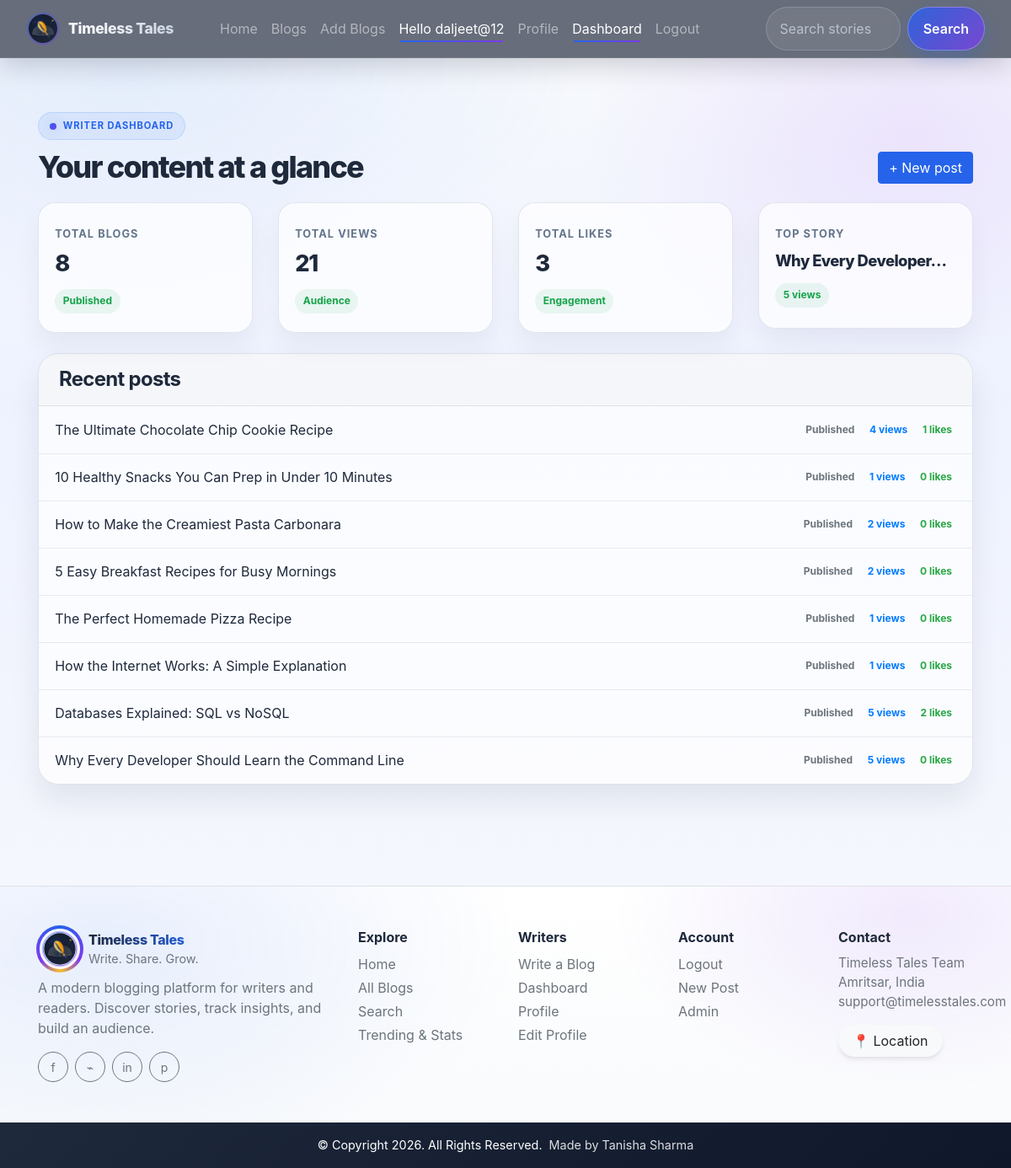
/dashboard/ (signed in), run on the app's committed database.
### home/models.py (models this page shows, shortened)
class BlogPost(models.Model):
    STATUS_CHOICES = [
        ('draft', 'Draft'),
        ('published', 'Published'),
    ]
    title = models.CharField(max_length=255)
    author = models.ForeignKey(User, on_delete=models.CASCADE)
    slug = models.CharField(max_length=130)
    content = models.TextField()
    image = models.ImageField(upload_to="profile_pics", blank=True, null=True)
    dateTime = models.DateTimeField(auto_now_add=True)
    views = models.PositiveIntegerField(default=0)
    likes = models.PositiveIntegerField(default=0)
    status = models.CharField(max_length=10, choices=STATUS_CHOICES, default='draft')
    category = models.ForeignKey(Category, on_delete=models.SET_NULL, null=True, blank=True)
    tags = models.ManyToManyField(Tag, blank=True)

### home/views.py (the view)
# urls.py: path("dashboard/", views.writer_dashboard, name="writer_dashboard"),
@login_required(login_url='/login')
def writer_dashboard(request):
    my_posts = BlogPost.objects.filter(author=request.user)
    total_blogs = my_posts.count()
    stats = my_posts.aggregate(
        total_views=Sum('views'),
        total_likes=Sum('likes')
    )
    total_views = stats['total_views'] or 0
    total_likes = stats['total_likes'] or 0
    most_viewed = my_posts.order_by('-views').first()
    return render(request, "writer_dashboard.html", {
        'total_blogs': total_blogs,
        'total_views': total_views,
        'total_likes': total_likes,
        'most_viewed': most_viewed,
        'my_posts': my_posts.order_by('-dateTime')[:10],
    })

### home/templates/writer_dashboard.html (shortened to what this page needs)
{% extends 'base.html' %}
{% block dashboardactive %} active {% endblock dashboardactive %}
{% block body %}
<div class="page-shell">
  <div class="container py-4">
    <div class="page-header">
      <div>
        <div class="eyebrow">Writer dashboard</div>
        <h1 class="section-heading">Your content at a glance</h1>
      </div>
      <a href="/add_blogs/" class="btn btn-primary">+ New post</a>
    </div>
    <div class="row g-4 mb-4">
      <div class="col-md-6 col-xl-3">
        <div class="stat-card">
          <small>Total blogs</small>
          <h3>{{ total_blogs }}</h3>
          <span class="trend">Published</span>
        </div>
      </div>
      <div class="col-md-6 col-xl-3">
        <div class="stat-card">
          <small>Total views</small>
          <h3>{{ total_views }}</h3>
          <span class="trend">Audience</span>
        </div>
      </div>
      <div class="col-md-6 col-xl-3">
        <div class="stat-card">
          <small>Total likes</small>
          <h3>{{ total_likes }}</h3>
          <span class="trend">Engagement</span>
        </div>
      </div>
      <div class="col-md-6 col-xl-3">
        <div class="stat-card">
          <small>Top story</small>
          {% if most_viewed %}
          <h3 style="font-size: 1.15rem; line-height: 1.4; letter-spacing: -0.03em;">{{ most_viewed.title|truncatechars:20 }}</h3>
          <span class="trend">{{ most_viewed.views }} views</span>
          {% else %}
          <h3>—</h3>
          <span class="trend">No data yet</span>
          {% endif %}
        </div>
      </div>
    </div>
    <div class="list-panel">
      <div class="px-4 py-3 border-bottom" style="background: rgba(15,23,42,0.02);">
        <h4 class="mb-0" style="font-weight:700; letter-spacing:-0.03em;">Recent posts</h4>
      </div>
      <ul class="list-group list-group-flush">
        {% for post in my_posts %}
        <li class="list-group-item d-flex flex-column flex-md-row justify-content-between align-items-md-center gap-2">
          <a href="{% url 'blogs_comments' post.slug %}" class="fw-semibold text-decoration-none" style="color: var(--blog-text);">{{ post.title }}</a>
          <div class="d-flex flex-wrap gap-2">
            <span class="badge rounded-pill bg-secondary-subtle text-secondary">{{ post.get_status_display }}</span>
            <span class="badge rounded-pill bg-primary-subtle text-primary">{{ post.views }} views</span>
            <span class="badge rounded-pill bg-success-subtle text-success">{{ post.likes }} likes</span>
          </div>
        </li>
        {% empty %}
        <li class="list-group-item text-muted">No posts yet. <a href="{% url 'add_blogs' %}" class="text-decoration-none fw-semibold" style="color: var(--blog-primary);">Add your first blog</a></li>
        {% endfor %}
      </ul>
    </div>
  </div>
</div>
{% endblock %}

### home/templates/base.html (shortened to what this page needs)
<!doctype html>
<html lang="en">
  <head>
    <link href="//maxcdn.bootstrapcdn.com/bootstrap/4.1.1/css/bootstrap.min.css" rel="stylesheet" id="bootstrap-css">
    {% load static %}
    <link href="https://cdn.jsdelivr.net/npm/bootstrap@5.0.2/dist/css/bootstrap.min.css" rel="stylesheet">
    <link rel="stylesheet" href="https://maxcdn.bootstrapcdn.com/bootstrap/4.0.0/css/bootstrap.min.css">
  </head>
  <body class="{% block body_class %}{% endblock %}">
    <nav class="navbar navbar-expand-lg navbar-dark sticky-top">
      <div class="container-fluid">
        <a class="navbar-brand" href="/">
          <div class="navbar-logo-wrap">
            <img
              src="{% static 'favicon/timeless-tales-logo (1).svg' %}"
              alt="Timeless Tales Logo"
              class="navbar-logo-img">
          </div>
          <span class="navbar-brand-text">Timeless Tales</span>
        </a>
        <div class="collapse navbar-collapse" id="navbarSupportedContent">
          <div class="container mx-3">
            <ul class="navbar-nav me-auto mb-2 mb-lg-0">
              <li class="nav-item">
                <a class="nav-link {% block homeactive %} {% endblock homeactive %}" aria-current="page" href="/">Home</a>
              </li>
              <li class="nav-item">
                <a class="nav-link {% block blogsactive %} {% endblock blogsactive %}" href="/blogs/">Blogs</a>
              </li>
              {% if user.is_authenticated %}
              <li class="nav-item">
                <a class="nav-link {% block add_blogs_active %} {% endblock add_blogs_active %}" href="/add_blogs/">Add Blogs</a>
              </li>
              <li class="nav-item">
                <a class="nav-link active" href="#">Hello {{request.user}}</a>
              </li>
              <li class="nav-item">
                <a class="nav-link {% block profileactive %} {% endblock profileactive %}" href="/profile/">Profile</a>
              </li>
              <li class="nav-item">
                <a class="nav-link {% block dashboardactive %} {% endblock dashboardactive %}" href="/dashboard/">Dashboard</a>
              </li>
              <li class="nav-item">
                <a class="nav-link" href="/logout/">Logout</a>
              </li>
              {% endif %}
            </ul>
          </div>
          <form class="d-flex" method="POST" action="/search/"> {% csrf_token %}
            <input class="form-control me-2" type="search" placeholder="Search stories" name="searched" id="searched" aria-label="Search">
            <button class="btn btn-nav-search" type="submit">Search</button>
          </form>
        </div>
      </div>
    </nav>
    {% block body %}
    {% endblock %}
    <footer class="mt-5 footer-modern">
      <div class="container py-5">
        <div class="row g-4 align-items-start">
          <div class="col-lg-4">
            <div class="d-flex align-items-center gap-2 mb-2">
              <div class="footer-logo-wrap">
                <img
                  src="{% static 'favicon/timeless-tales-logo (1).svg' %}"
                  alt="Timeless Tales"
                  class="footer-logo">
              </div>
              <div>
                <div class="footer-brand-name" style="font-size:1rem;">Timeless Tales</div>
                <div class="text-muted" style="font-size:.9rem;">Write. Share. Grow.</div>
              </div>
            </div>
            <p class="text-muted mb-3" style="max-width: 360px;">
              A modern blogging platform for writers and readers. Discover stories, track insights, and build an audience.
            </p>
            <div class="d-flex gap-2">
              <a class="btn btn-outline-secondary btn-sm rounded-circle footer-social" href="https://www.facebook.com/" target="_blank" rel="noopener noreferrer" aria-label="Facebook">f</a>
              <a class="btn btn-outline-secondary btn-sm rounded-circle footer-social" href="https://www.instagram.com/" target="_blank" rel="noopener noreferrer" aria-label="Instagram">⌁</a>
              <a class="btn btn-outline-secondary btn-sm rounded-circle footer-social" href="https://www.linkedin.com/" target="_blank" rel="noopener noreferrer" aria-label="LinkedIn">in</a>
              <a class="btn btn-outline-secondary btn-sm rounded-circle footer-social" href="https://www.pinterest.com/" target="_blank" rel="noopener noreferrer" aria-label="Pinterest">p</a>
            </div>
          </div>
          <div class="col-6 col-lg-2">
            <div class="fw-bold mb-2">Explore</div>
            <div class="d-flex flex-column gap-1">
              <a class="text-decoration-none text-muted" href="/">Home</a>
              <a class="text-decoration-none text-muted" href="/blogs/">All Blogs</a>
              <a class="text-decoration-none text-muted" href="/search/">Search</a>
              <a class="text-decoration-none text-muted" href="/dashboard/">Trending & Stats</a>
            </div>
          </div>
          <div class="col-6 col-lg-2">
            <div class="fw-bold mb-2">Writers</div>
            <div class="d-flex flex-column gap-1">
              <a class="text-decoration-none text-muted" href="/add_blogs/">Write a Blog</a>
              <a class="text-decoration-none text-muted" href="/dashboard/">Dashboard</a>
              <a class="text-decoration-none text-muted" href="/profile/">Profile</a>
              <a class="text-decoration-none text-muted" href="/edit_profile/">Edit Profile</a>
            </div>
          </div>
          <div class="col-6 col-lg-2">
            <div class="fw-bold mb-2">Account</div>
            <div class="d-flex flex-column gap-1">
              {% if user.is_authenticated %}
              <a class="text-decoration-none text-muted" href="/logout/">Logout</a>
              <a class="text-decoration-none text-muted" href="/add_blogs/">New Post</a>
              {% else %}
              <a class="text-decoration-none text-muted" href="/login/">Login</a>
              <a class="text-decoration-none text-muted" href="/register/">Register</a>
              {% endif %}
              <a class="text-decoration-none text-muted" href="/admin/">Admin</a>
            </div>
          </div>
          <div class="col-6 col-lg-2">
            <div class="fw-bold mb-2">Contact</div>
            <div class="text-muted" style="font-size:.95rem;">
              Timeless Tales Team<br>
              Amritsar, India<br>
              <a href="mailto:support@timelesstales.com" class="text-decoration-none text-muted">support@timelesstales.com</a>
            </div>
            <a href="https://www.google.com/maps?q=Amritsar,+Punjab,+India" target="_blank" rel="noopener noreferrer" class="btn btn-light mt-3 px-3" style="border-radius: 999px; box-shadow: var(--blog-shadow);">
              📍 Location
            </a>
          </div>
        </div>
      </div>
      <div style="background: linear-gradient(135deg, #1e293b 0%, #0f172a 100%);">
        <div class="container py-3 d-flex flex-column flex-md-row justify-content-center gap-2">
          <div class="text-center text-white" style="font-size:.9rem;">© Copyright 2026. All Rights Reserved.</div>
          <div class="text-center" style="font-size:.9rem; color: rgba(255,255,255,.85);">Made by Tanisha Sharma </div>
        </div>
      </div>
    </footer>
  </body>
</html>

### data on the page
BlogPost: title "Why Every Developer…", views "5", title "Why Every Developer Should Learn the Command Line", status "Published", likes "0"
BlogPost: title "The Ultimate Chocolate Chip Cookie Recipe", status "Published", views "4", likes "1"
BlogPost: title "10 Healthy Snacks You Can Prep in Under 10 Minutes", status "Published", views "1", likes "0"
BlogPost: title "How to Make the Creamiest Pasta Carbonara", status "Published", views "2", likes "0"
BlogPost: title "5 Easy Breakfast Recipes for Busy Mornings", status "Published", views "2", likes "0"
BlogPost: title "The Perfect Homemade Pizza Recipe", status "Published", views "1", likes "0"
BlogPost: title "How the Internet Works: A Simple Explanation", status "Published", views "1", likes "0"
BlogPost: title "Databases Explained: SQL vs NoSQL", status "Published", views "5", likes "2"

### other printed values
{{ request.user }} "daljeet@12"
{{ total_blogs }} "8"
{{ total_views }} "21"
{{ total_likes }} "3"
